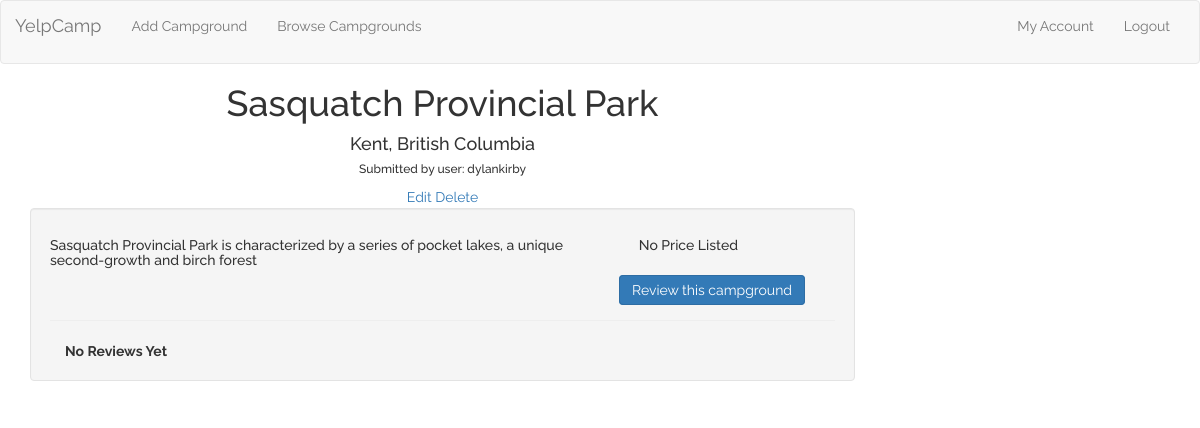
The app's page /campgrounds/2 (signed in) with its own data.
### campgrounds/models.py (models this page shows, shortened)
class Campground(models.Model):
	author = models.ForeignKey('auth.User' , related_name='submitted_campgrounds')
	name = models.CharField(max_length=128, blank=False, unique=True)
	image = models.URLField(blank=False)
	short_description = models.CharField(max_length=128)
	price_per_night = models.DecimalField(max_digits=5, decimal_places=2, blank=True)
	city = models.CharField(max_length=56, blank=True, unique=False)
	PROVINCES = (
		('British Columbia', 'BC'),
	)
	province = models.CharField(max_length=56, blank=False, unique=False, choices=PROVINCES, default='BC')
	def __init__(self, *args, **kwargs):
	    super(Campground, self).__init__(*args, **kwargs)

### campgrounds/views.py (the view)
# urls.py: url(r'^(?P<pk>\d+)$', views.CampgroundDetail.as_view(), name='details'),
class CampgroundDetail(generic.DetailView):
	model = Campground

### campgrounds/templates/campgrounds/campground_detail.html (shortened to what this page needs)
{% extends 'campgrounds/campground_base.html' %}
{% block pre_camp %}
<div class="container">
	<div class="col-md-9 text-center">
		<h1 class="camp-title">{{campground.name}}</h1>
		<h4>{{campground.city}}, {{campground.province}}</h4>
		<h6 class="text-center">Submitted by user: {{campground.author}} </h4>
		{% if user == campground.author %}
			<a href="{% url 'campgrounds:update' pk=campground.pk %}">Edit</a>
			<a href="{% url 'campgrounds:delete' pk=campground.pk %}">Delete</a>
		{% endif %}
	</div>
</div>
{% endblock %}
{% block camp %}
<div class="container">
	<div class="col-md-9">
	</div>
</div>
{% endblock %}
{% block post_camp %}
<div class="container" id="review-container">
	<div class="col-md-9">
		<div class="well">
			<div class="row">
				<div class="col-md-9">
					<h5>{{campground.short_description}}</h5>
				</div>
				<div class="col-md-3">
					{% if campground.price_per_night %}
						{% if campground.price_per_night == 0.00 %}
							<h5>Free</h5>
						{% else %}
							<h5>${{campground.price_per_night}}/night</h5>
						{% endif %}
					{% else %}
						<h5>No Price Listed</h5>
					{% endif %}
				</div>
				<div class="col-md-12">
					<div class="text-right">
						<a href="{% url 'campgrounds:add_review' pk=campground.pk %}" class="btn btn-primary review-btn">Review this campground</a>
					</div>
				</div>
			</div>
			<hr>
			<div class="container">
			{% if campground.reviews.all %}
				{% for review in campground.reviews.all %}
					<div class="row review-box">
						<div class="col-md-8">
							<strong>{{review.author}}</strong>
							<p class="review-text">
								{{review.rating}} <span class="glyphicon glyphicon-star"></span> - {{review.comment}}
								<span class="pull-right">{{review.date.date}}</span>
							</p>
							{% if review.author == user%}
								<a href="{% url 'campgrounds:update_review' pk=review.pk %}" class="mod-review">Edit</a>
								<a href="{% url 'campgrounds:delete_review' pk=review.pk %}" class="mod-review">Delete</a>
							{% endif %}
						</div>
					</div>
				{% endfor %}
			{% else %}
				<strong>No Reviews Yet</strong>
			{% endif %}
			</div>
		</div>
	</div>
</div>
{% endblock %}

### static/YelpCamp/css/master.css (style rules this page uses)
body { font-family: Raleway; }
.row { width: 100%; }
.review-btn { display: inline; }

### records on screen
Campground: name "Sasquatch Provincial Park", city "Kent", province "British Columbia", author "dylankirby", short_description "Sasquatch Provincial Park is characterized by a series of pocket lakes, a unique second-growth and birch forest"
